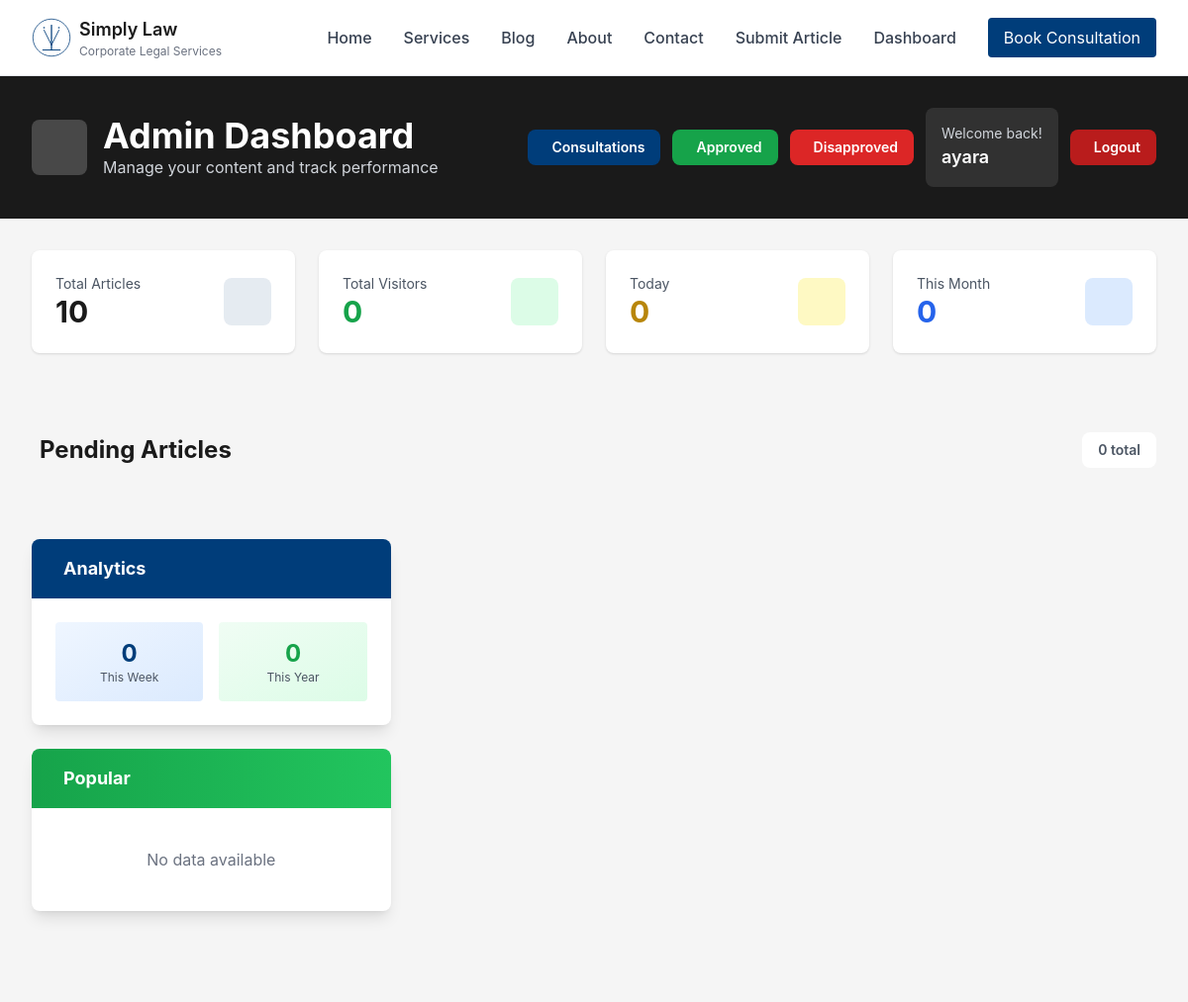
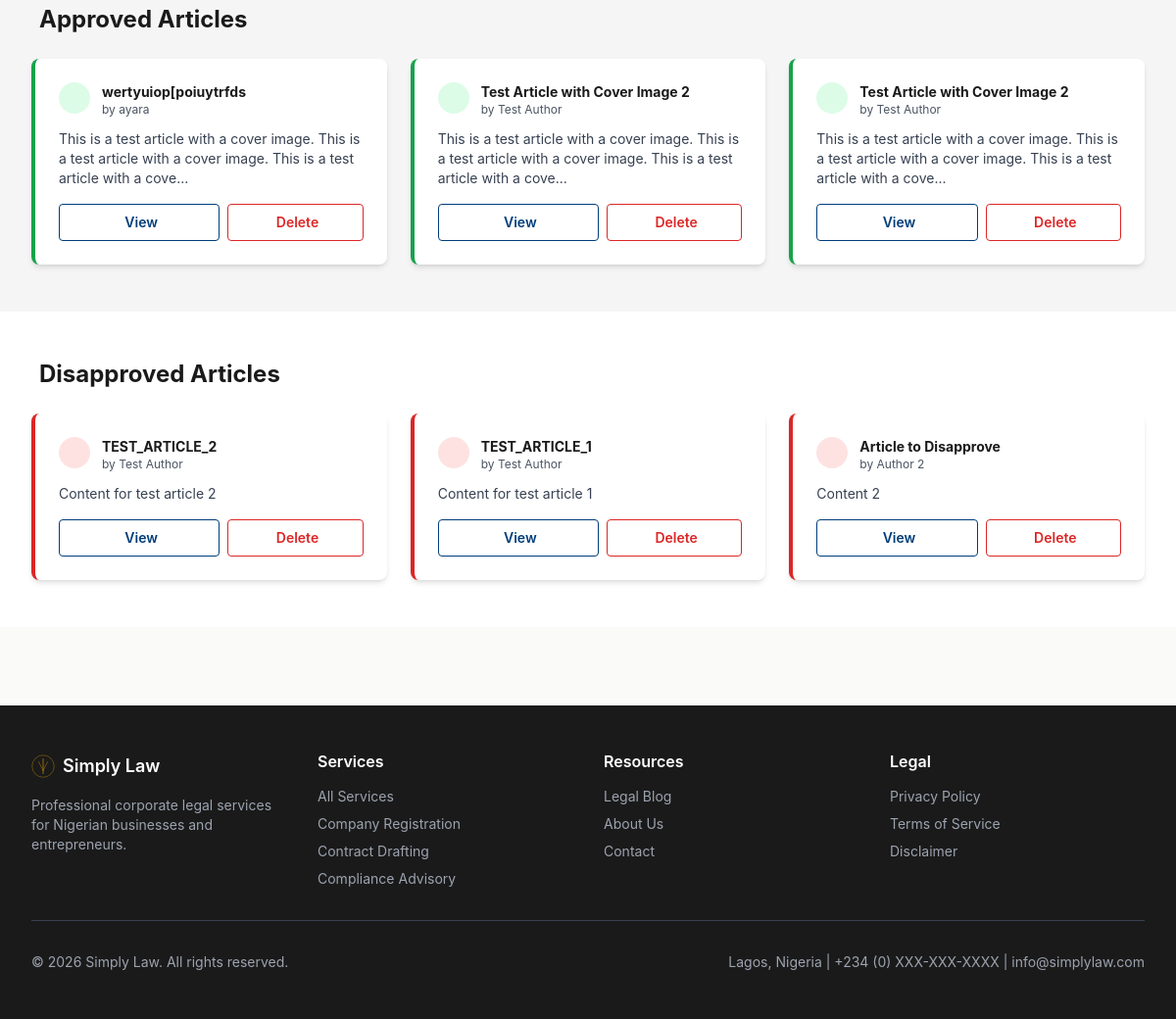
The app's page /admin/dashboard (signed in) with its own data (2 pictures, top to bottom).
### models.py (models this page shows, shortened)
class User(db.Model, UserMixin):
    id = db.Column(db.Integer, primary_key=True)
    username = db.Column(db.String(150), unique=True, nullable=False)
    password = db.Column(db.String(256), nullable=False)
    is_admin = db.Column(db.Boolean, default=False)
    email = db.Column(db.String(100), nullable=False)
    __table_args__ = (
        db.UniqueConstraint('email', name='uq_user_email'),
    )

class Article(db.Model):
    id = db.Column(db.Integer, primary_key=True)
    email = db.Column(db.String(120), nullable=False)
    title = db.Column(db.String(200), nullable=False)
    content = db.Column(db.Text, nullable=False)
    author = db.Column(db.String(100), nullable=False)
    date_posted = db.Column(db.DateTime, default=datetime.utcnow, nullable=False)
    date_submitted = db.Column(db.DateTime, default=datetime.utcnow, nullable=False)
    status = db.Column(
        db.String(20),
        nullable=False,
        default='pending',
        index=True  # ✅ Frequently queried
    )
    category = db.Column(
        db.String(100),
        nullable=False,
        default='General',
        index=True  # ✅ Frequently used for filtering
    )
    likes = db.Column(db.Integer, default=0, nullable=False)
    views = db.Column(db.Integer, default=0, nullable=False)
    cover_image = db.Column(db.String(255), nullable=True)
    document_filename = db.Column(db.String(255), nullable=True)
    deleted_at = db.Column(db.DateTime, nullable=True)
    is_draft = db.Column(db.Boolean, default=False, nullable=False)
    comments = db.relationship('Comment', backref='article', lazy=True, cascade='all, delete-orphan')
    visits = db.relationship('Visit', backref='article', lazy=True, cascade='all, delete-orphan')
    __table_args__ = (
        db.Index('idx_article_status_category', 'status', 'category'),
        db.Index('idx_article_date_posted', 'date_posted'),
        db.Index('idx_article_deleted_at', 'deleted_at'),  # ✅ For soft delete queries
        db.Index('idx_article_is_draft', 'is_draft'),  # ✅ For draft queries
    )

### blueprints/admin.py (the view)
@admin_bp.route('/admin/dashboard')
@login_required
@admin_required
def admin_dashboard():
    total_articles = Article.query.count()
    total_visits = Visit.query.count()
    now = datetime.utcnow()
    daily_visits = Visit.query.filter(Visit.timestamp >= now - timedelta(days=1)).count()
    weekly_visits = Visit.query.filter(Visit.timestamp >= now - timedelta(weeks=1)).count()
    monthly_visits = Visit.query.filter(Visit.timestamp >= now - timedelta(days=30)).count()
    yearly_visits = Visit.query.filter(Visit.timestamp >= now - timedelta(days=365)).count()
    readers_per_article = db.session.query(
        Article.title, db.func.count(Visit.id)
    ).join(Visit, Article.id == Visit.article_id).group_by(Article.id).all()
    pending_page = request.args.get('pending_page', 1, type=int)
    approved_page = request.args.get('approved_page', 1, type=int)
    disapproved_page = request.args.get('disapproved_page', 1, type=int)
    per_page = 3
    pending = Article.query.filter_by(status='pending') \
        .order_by(Article.date_posted.desc()) \
        .paginate(page=pending_page, per_page=per_page)
    approved = Article.query.filter_by(status='approved') \
        .order_by(Article.date_posted.desc()) \
        .paginate(page=approved_page, per_page=per_page)
    disapproved = Article.query.filter_by(status='disapproved') \
        .order_by(Article.date_posted.desc()) \
        .paginate(page=disapproved_page, per_page=per_page)
    return render_template(
        'admin_dashboard.html',
        articles=pending,
        approved_articles=approved.items,
        disapproved_articles=disapproved.items,
        total_articles=total_articles,
        total_visits=total_visits,
        daily_visits=daily_visits,
        weekly_visits=weekly_visits,
        monthly_visits=monthly_visits,
        yearly_visits=yearly_visits,
        readers_per_article=readers_per_article
    )

### templates/admin_dashboard.html (shortened to what this page needs)
{% extends 'base.html' %}
{% block content %}
<section class="bg-law-dark text-white py-8">
    <div class="max-w-7xl mx-auto px-4 sm:px-6 lg:px-8">
        <div class="flex items-center justify-between">
            <div class="flex items-center gap-4">
                <div class="w-14 h-14 bg-white bg-opacity-20 rounded-lg flex items-center justify-center">
                </div>
                <div>
                    <h1 class="text-4xl font-bold">Admin Dashboard</h1>
                    <p class="text-gray-300">Manage your content and track performance</p>
                </div>
            </div>
            <div class="flex items-center gap-3">
                <a href="{{ url_for('admin.consultations') }}" class="px-4 py-2 bg-law-blue text-white font-semibold rounded-lg hover:bg-opacity-90 transition inline-flex items-center gap-2 text-sm">
                    Consultations
                </a>
                <a href="{{ url_for('admin.approved_articles') }}" class="px-4 py-2 bg-green-600 text-white font-semibold rounded-lg hover:bg-opacity-90 transition inline-flex items-center gap-2 text-sm">
                    Approved
                </a>
                <a href="{{ url_for('admin.disapproved_articles') }}" class="px-4 py-2 bg-red-600 text-white font-semibold rounded-lg hover:bg-opacity-90 transition inline-flex items-center gap-2 text-sm">
                    Disapproved
                </a>
                <div class="bg-white bg-opacity-10 rounded-lg p-4">
                    <p class="text-sm text-gray-300">Welcome back!</p>
                    <p class="text-lg font-semibold">{{ current_user.username }}</p>
                </div>
                <a href="{{ url_for('auth.admin_logout') }}" class="px-4 py-2 bg-red-700 text-white font-semibold rounded-lg hover:bg-red-800 transition inline-flex items-center gap-2 text-sm">
                    Logout
                </a>
            </div>
        </div>
    </div>
</section>
<section class="py-8 bg-law-gray">
    <div class="max-w-7xl mx-auto px-4 sm:px-6 lg:px-8">
        <div class="grid grid-cols-1 md:grid-cols-2 lg:grid-cols-4 gap-6">
            <div class="bg-white rounded-lg shadow p-6">
                <div class="flex items-center justify-between">
                    <div>
                        <p class="text-gray-600 text-sm">Total Articles</p>
                        <p class="text-3xl font-bold text-law-dark">{{ total_articles }}</p>
                    </div>
                    <div class="w-12 h-12 bg-law-blue bg-opacity-10 rounded-lg flex items-center justify-center">
                    </div>
                </div>
            </div>
            <div class="bg-white rounded-lg shadow p-6">
                <div class="flex items-center justify-between">
                    <div>
                        <p class="text-gray-600 text-sm">Total Visitors</p>
                        <p class="text-3xl font-bold text-green-600">{{ total_visits }}</p>
                    </div>
                    <div class="w-12 h-12 bg-green-100 rounded-lg flex items-center justify-center">
                    </div>
                </div>
            </div>
            <div class="bg-white rounded-lg shadow p-6">
                <div class="flex items-center justify-between">
                    <div>
                        <p class="text-gray-600 text-sm">Today</p>
                        <p class="text-3xl font-bold text-law-gold">{{ daily_visits }}</p>
                    </div>
                    <div class="w-12 h-12 bg-yellow-100 rounded-lg flex items-center justify-center">
                    </div>
                </div>
            </div>
            <div class="bg-white rounded-lg shadow p-6">
                <div class="flex items-center justify-between">
                    <div>
                        <p class="text-gray-600 text-sm">This Month</p>
                        <p class="text-3xl font-bold text-blue-600">{{ monthly_visits }}</p>
                    </div>
                    <div class="w-12 h-12 bg-blue-100 rounded-lg flex items-center justify-center">
                    </div>
                </div>
            </div>
        </div>
    </div>
</section>
<section class="py-12 bg-law-gray">
    <div class="max-w-7xl mx-auto px-4 sm:px-6 lg:px-8">
        <div class="mb-12">
            <div class="flex items-center justify-between mb-6">
                <h2 class="text-2xl font-bold text-law-dark flex items-center gap-2">
                    Pending Articles
                </h2>
                {% if articles %}
                    <span class="text-sm font-semibold text-gray-600 bg-white px-4 py-2 rounded-lg">{{ articles.total }} total</span>
                {% endif %}
            </div>
        </div>
        <div class="grid grid-cols-1 lg:grid-cols-3 gap-6">
            <div class="space-y-6">
                <div class="bg-white rounded-lg shadow-lg overflow-hidden">
                    <div class="bg-gradient-to-r from-law-blue to-law-blue bg-opacity-75 px-6 py-4">
                        <h3 class="text-lg font-bold text-white flex items-center gap-2">
                            Analytics
                        </h3>
                    </div>
                    <div class="p-6 space-y-4">
                        <div class="grid grid-cols-2 gap-4">
                            <div class="bg-gradient-to-br from-blue-50 to-blue-100 rounded p-4 text-center">
                                <p class="text-2xl font-bold text-law-blue">{{ weekly_visits }}</p>
                                <p class="text-xs text-gray-600">This Week</p>
                            </div>
                            <div class="bg-gradient-to-br from-green-50 to-green-100 rounded p-4 text-center">
                                <p class="text-2xl font-bold text-green-600">{{ yearly_visits }}</p>
                                <p class="text-xs text-gray-600">This Year</p>
                            </div>
                        </div>
                    </div>
                </div>
                <div class="bg-white rounded-lg shadow-lg overflow-hidden">
                    <div class="bg-gradient-to-r from-green-600 to-green-500 px-6 py-4">
                        <h3 class="text-lg font-bold text-white flex items-center gap-2">
                            Popular
                        </h3>
                    </div>
                    <div class="p-6">
                        {% if readers_per_article %}
                            <div class="space-y-3">
                                {% for title, count in readers_per_article %}
                                    <div class="flex items-center justify-between p-3 bg-gray-50 rounded">
                                        <p class="text-sm font-medium text-gray-700 truncate">{{ title[:40] }}{% if title|length > 40 %}...{% endif %}</p>
                                        <span class="inline-flex items-center justify-center w-8 h-8 text-xs font-bold text-white bg-law-blue rounded-full">{{ count }}</span>
                                    </div>
                                {% endfor %}
                            </div>
                        {% else %}
                            <p class="text-gray-500 text-center py-4">No data available</p>
                        {% endif %}
                    </div>
                </div>
            </div>
        </div>
    </div>
</section>
<section class="py-12 bg-law-gray">
    <div class="max-w-7xl mx-auto px-4 sm:px-6 lg:px-8">
        <h2 class="text-2xl font-bold text-law-dark mb-6 flex items-center gap-2">
            Approved Articles
        </h2>
        {% if approved_articles %}
            <div class="grid grid-cols-1 md:grid-cols-2 lg:grid-cols-3 gap-6">
                {% for article in approved_articles %}
                    <div class="bg-white rounded-lg shadow-md overflow-hidden hover:shadow-lg transition border-l-4 border-green-600">
                        <div class="p-6">
                            <div class="flex items-start gap-3 mb-3">
                                <div class="w-8 h-8 bg-green-100 rounded-full flex items-center justify-center flex-shrink-0">
                                </div>
                                <div class="flex-1">
                                    <h3 class="font-bold text-law-dark text-sm">{{ article.title }}</h3>
                                    <p class="text-xs text-gray-600">by {{ article.author }}</p>
                                </div>
                            </div>
                            <p class="text-sm text-gray-700 mb-4">{{ article.content[:120] }}{% if article.content|length > 120 %}...{% endif %}</p>
                            <div class="flex gap-2">
                                <a href="{{ url_for('admin.admin_view_article', article_id=article.id) }}" class="flex-1 px-3 py-2 text-center text-sm font-semibold text-law-blue border border-law-blue rounded hover:bg-law-blue hover:text-white transition">
                                    View
                                </a>
                                <form method="POST" action="{{ url_for('admin.disapprove_article', article_id=article.id) }}" style="display:inline; flex: 1;">
                                    <button type="submit" class="w-full px-3 py-2 text-center text-sm font-semibold text-red-600 border border-red-600 rounded hover:bg-red-600 hover:text-white transition">
                                        Delete
                                    </button>
                                </form>
                            </div>
                        </div>
                    </div>
                {% endfor %}
            </div>
        {% else %}
            <div class="bg-white rounded-lg shadow p-12 text-center">
                <i class="fas fa-check-circle text-gray-300 text-5xl mb-4"></i>
                <p class="text-gray-600 font-semibold">No approved articles yet</p>
            </div>
        {% endif %}
    </div>
</section>
<section class="py-12 bg-white">
    <div class="max-w-7xl mx-auto px-4 sm:px-6 lg:px-8">
        <h2 class="text-2xl font-bold text-law-dark mb-6 flex items-center gap-2">
            Disapproved Articles
        </h2>
        {% if disapproved_articles %}
            <div class="grid grid-cols-1 md:grid-cols-2 lg:grid-cols-3 gap-6">
                {% for article in disapproved_articles %}
                    <div class="bg-white rounded-lg shadow-md overflow-hidden hover:shadow-lg transition border-l-4 border-red-600">
                        <div class="p-6">
                            <div class="flex items-start gap-3 mb-3">
                                <div class="w-8 h-8 bg-red-100 rounded-full flex items-center justify-center flex-shrink-0">
                                </div>
                                <div class="flex-1">
                                    <h3 class="font-bold text-law-dark text-sm">{{ article.title }}</h3>
                                    <p class="text-xs text-gray-600">by {{ article.author }}</p>
                                </div>
                            </div>
                            <p class="text-sm text-gray-700 mb-4">{{ article.content[:120] }}{% if article.content|length > 120 %}...{% endif %}</p>
                            <div class="flex gap-2">
                                <a href="{{ url_for('admin.admin_view_article', article_id=article.id) }}" class="flex-1 px-3 py-2 text-center text-sm font-semibold text-law-blue border border-law-blue rounded hover:bg-law-blue hover:text-white transition">
                                    View
                                </a>
                                <form method="POST" action="{{ url_for('admin.disapprove_article', article_id=article.id) }}" style="display:inline; flex: 1;">
                                    <button type="submit" class="w-full px-3 py-2 text-center text-sm font-semibold text-red-600 border border-red-600 rounded hover:bg-red-600 hover:text-white transition" onclick="return confirm('Permanently delete this article?');">
                                        Delete
                                    </button>
                                </form>
                            </div>
                        </div>
                    </div>
                {% endfor %}
            </div>
        {% else %}
            <div class="bg-law-gray rounded-lg shadow p-12 text-center">
                <i class="fas fa-ban text-gray-300 text-5xl mb-4"></i>
                <p class="text-gray-600 font-semibold">No disapproved articles</p>
            </div>
        {% endif %}
    </div>
</section>
{% endblock %}

### records on screen
User: username "ayara"
Article: title "wertyuiop[poiuytrfds", author "ayara", content "This is a test article with a cover image. This is a test article with a cover image. This is a test article with a cove"
Article: title "Test Article with Cover Image 2", author "Test Author", content "This is a test article with a cover image. This is a test article with a cover image. This is a test article with a cove"
Article: title "Test Article with Cover Image 2", author "Test Author", content "This is a test article with a cover image. This is a test article with a cover image. This is a test article with a cove"
Article: title "TEST_ARTICLE_2", author "Test Author", content "Content for test article 2"
Article: title "TEST_ARTICLE_1", author "Test Author", content "Content for test article 1"
Article: title "Article to Disapprove", author "Author 2", content "Content 2"

### other values on screen
{{ total_articles }} "10"
{{ total_visits }} "0"
{{ daily_visits }} "0"
{{ monthly_visits }} "0"
{{ articles.total }} "0"
{{ weekly_visits }} "0"
{{ yearly_visits }} "0"
